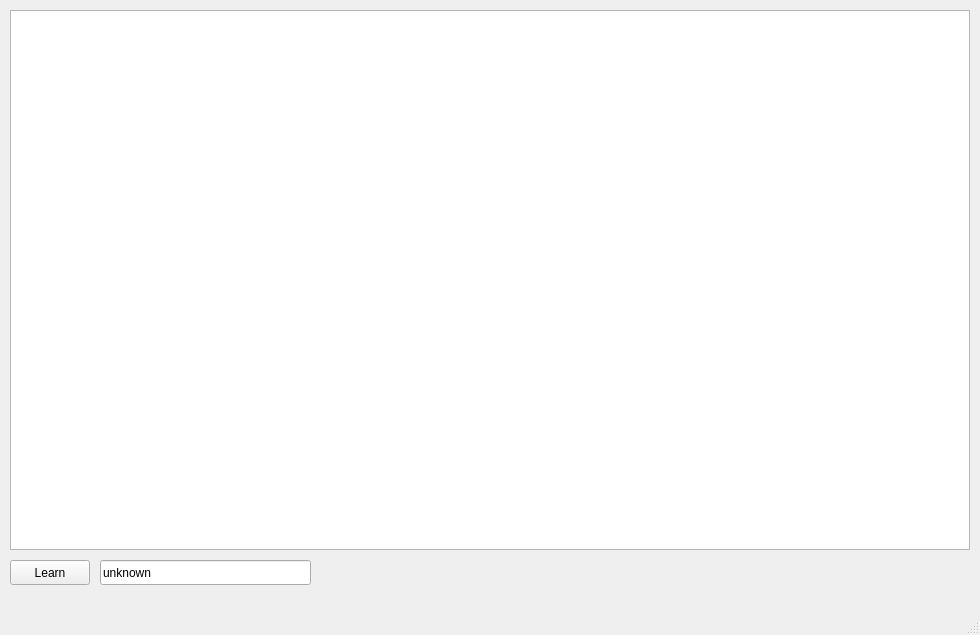
<?xml version="1.0" encoding="UTF-8"?>
<ui version="4.0">
 <class>Face_Mainwindow</class>
 <widget class="QMainWindow" name="Face_Mainwindow">
  <property name="geometry">
   <rect>
    <x>0</x>
    <y>0</y>
    <width>980</width>
    <height>635</height>
   </rect>
  </property>
  <property name="windowTitle">
   <string>MainWindow</string>
  </property>
  <widget class="QWidget" name="central_widget">
   <widget class="QGraphicsView" name="view_frame">
    <property name="geometry">
     <rect>
      <x>10</x>
      <y>10</y>
      <width>960</width>
      <height>540</height>
     </rect>
    </property>
   </widget>
   <widget class="QPushButton" name="button_learn">
    <property name="geometry">
     <rect>
      <x>10</x>
      <y>560</y>
      <width>80</width>
      <height>25</height>
     </rect>
    </property>
    <property name="text">
     <string>Learn</string>
    </property>
   </widget>
   <widget class="QLineEdit" name="face_name">
    <property name="geometry">
     <rect>
      <x>100</x>
      <y>560</y>
      <width>211</width>
      <height>25</height>
     </rect>
    </property>
    <property name="text">
     <string>unknown</string>
    </property>
   </widget>
  </widget>
  <widget class="QStatusBar" name="status_bar"/>
 </widget>
 <resources/>
 <connections/>
</ui>
